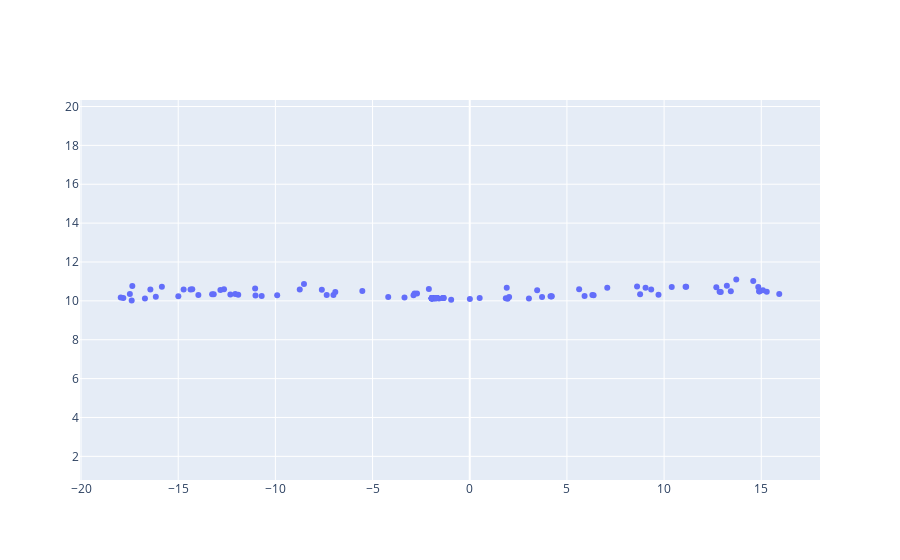

Notebook cell for this chart:
### Code cell
a = 0
b = 2

measured2D = go.Scatter(x=locpred[:,a], y=locpred[:,b], mode='markers')
calc2D = go.Scatter(x=locact[:,a], y=locact[:,b], mode='markers')
fig2 = go.Figure(data=[measured2D])
fig2.update_yaxes(scaleanchor='x')
fig2.show()
